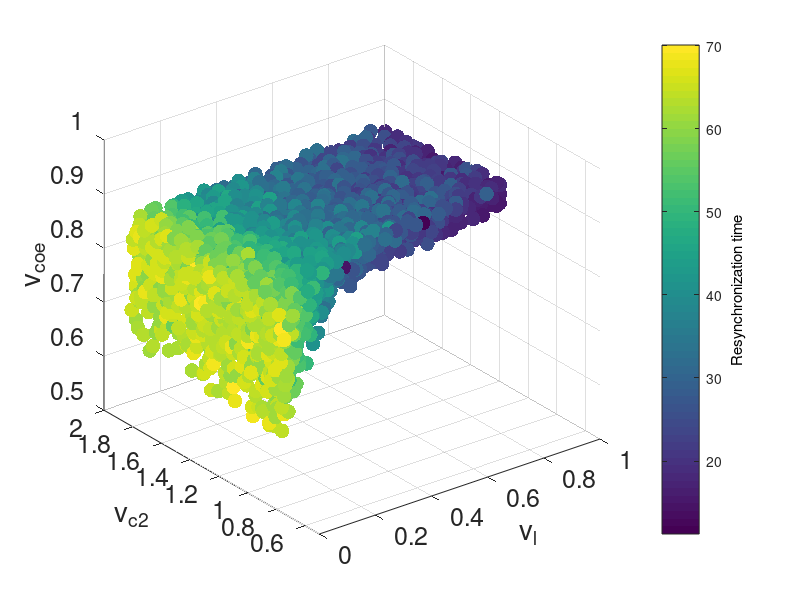
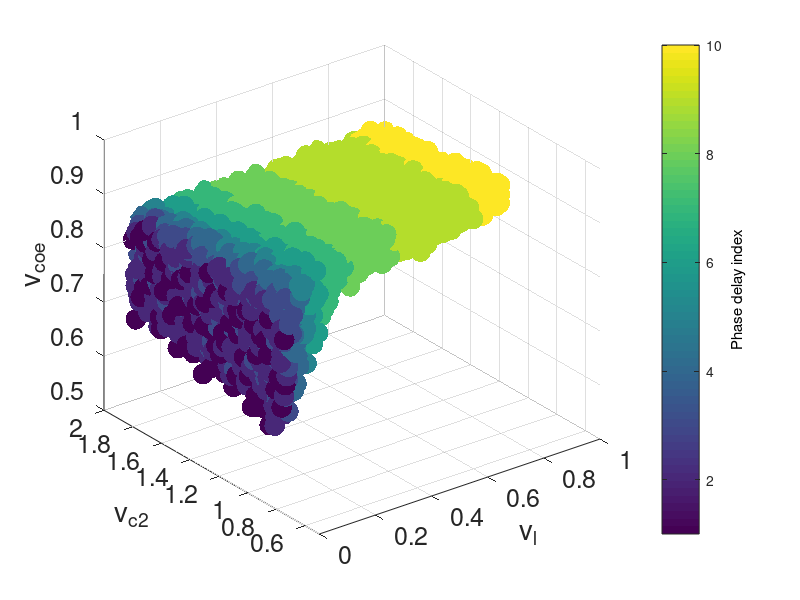
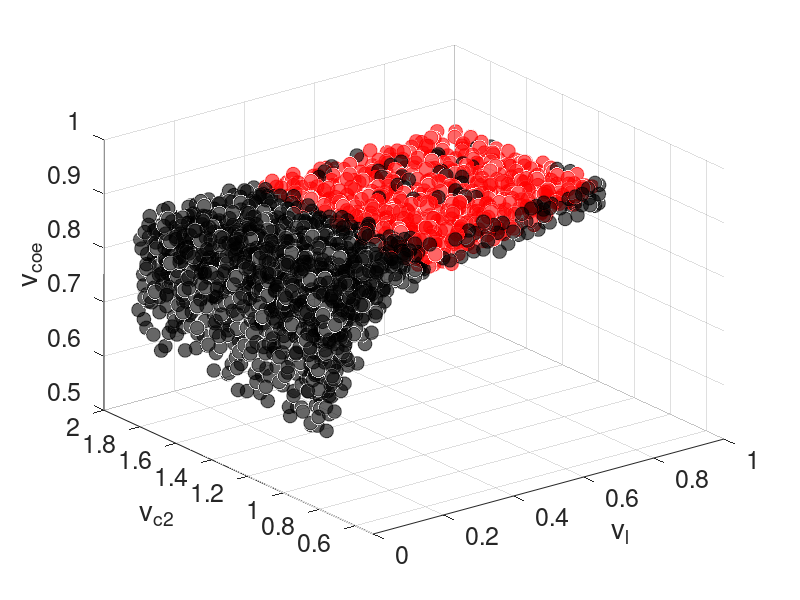
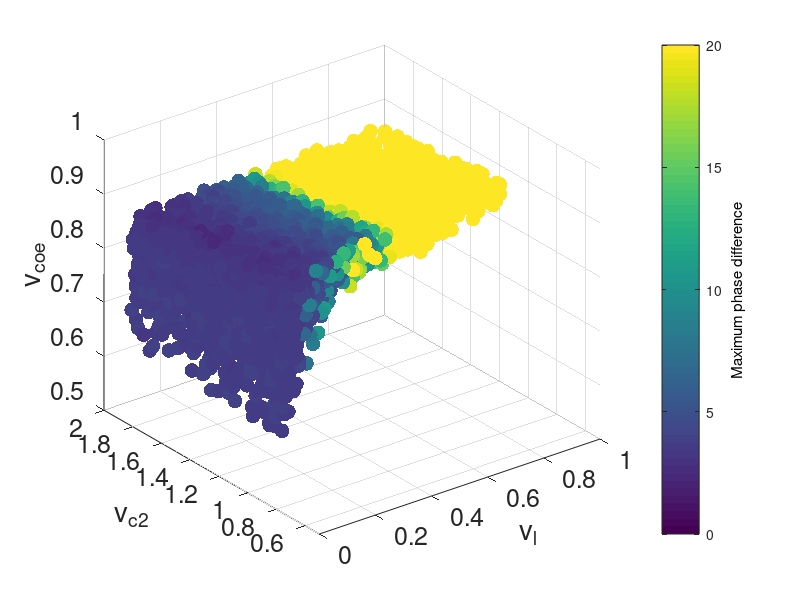

Source code (MATLAB) for these figures, in order:
%% Plot resynchronization time in parametric space
load select_0215_shift.txt
select_0215_shift1=[];
for n=1:length(select_0215_shift(:,1))
    if select_0215_shift(n,4)<100  & select_0215_shift(n,4)>0
  select_0215_shift1=[select_0215_shift1;select_0215_shift(n,:)]; 
    end
end
figure
    scatter3(select_0215_shift1(:,1), select_0215_shift1(:,2),select_0215_shift1(:,3),1000,select_0215_shift1(:,4),'.');

Color=[1,1,0;
    1,0.666666666666667,0;
    1,0.333333333333333,0;
    1,0,0];
colormap=(sort(Color, 'ascend'));
%caxis([20 80])
h=colorbar;
set(get(h,'label'),'string','Resynchronization time');
xlabel('v_l');ylabel('v_c_2');zlabel('v_c_o_e')
xlim([0 1]);ylim([0.5 2]);zlim([0.5 1]);
set(gca,'fontsize', 18);
%% Plot phase delay index
load select_0215_combineddd.txt
select=[];
for i=1:length(select_0215_combineddd(:,1))
    if select_0215_combineddd(i,6)>0
        select=[select;select_0215_combineddd(i,:)];
    end
end
figure
scatter3(select(:,1), select(:,2),select(:,3),2000,select(:,6),'.')
Color=[1,1,0;
    1,0.666666666666667,0;
    1,0.333333333333333,0;
    1,0,0];
colormap=(sort(Color, 'descend'));
h=colorbar;
%caxis([1 10])
set(get(h,'label'),'string','Phase delay index');
xlabel('v_l');ylabel('v_c_2');zlabel('v_c_o_e')
xlim([0 1]);ylim([0.5 2]);zlim([0.5 1]);
set(gca,'fontsize', 18);
%% Plot alternating shift work
load select_0215_combineddd.txt
select1=[]; select2=[];
for i=1:length(select_0215_combineddd(:,1))
    if select_0215_combineddd(i,4)<=100
    if abs(select_0215_combineddd(i,5))<=0.1
        select1=[select1;select_0215_combineddd(i,:)];
    else
        select2=[select2;select_0215_combineddd(i,:)];
    end
    end
end

figure
scatter3(select1(:,1), select1(:,2),select1(:,3),100,'MarkerFaceColor','r','MarkerEdgeColor','r','MarkerFaceAlpha',0.6,'MarkerEdgeAlpha',0.6);
hold on
scatter3(select2(:,1), select2(:,2),select2(:,3),100,'MarkerFaceColor','k','MarkerEdgeColor','k','MarkerFaceAlpha',0.6,'MarkerEdgeAlpha',0.6);
xlabel('v_l');ylabel('v_c_2');zlabel('v_c_o_e')
xlim([0 1]);ylim([0.5 2]);zlim([0.5 1]);
set(gca,'fontsize', 18);
%% Plot transient shift work
load select_0215_combineddd.txt

figure
select=[];
for i=1:length(select_0215_combineddd(:,1))
    if select_0215_combineddd(i,7)<30 & select_0215_combineddd(i,7)>1
        select=[select;select_0215_combineddd(i,:)];
    end
end
scatter3(select(:,1), select(:,2),select(:,3),1000,select(:,7),'.')
Color=[1,1,0;
    1,0.666666666666667,0;
    1,0.333333333333333,0;
    1,0,0];
colormap=(sort(Color, 'descend'));
h=colorbar;
caxis([0 20])
set(get(h,'label'),'string','Maximum phase difference');
xlim([0 1]);ylim([0.5 2]);zlim([0.5 1]);
xlabel('v_l');ylabel('v_c_2');zlabel('v_c_o_e')
set(gca,'fontsize', 18);
%% Correlation between jet lag/shift work properties
load select_0215_combineddd.txt

figure
ttl={'Main view','Left view','Above view','Three-dimensional view'};
select1=[]; select2=[];
for i=1:length(select_0215_combineddd(:,1))
    if select_0215_combineddd(i,4)>1 & select_0215_combineddd(i,4)<100
        if select_0215_combineddd(i,7)>1 
        if abs(select_0215_combineddd(i,5))<0.05 
        select1=[select1;select_0215_combineddd(i,:)];
     
        end
        end
    end
end
for i=1:length(select_0215_combineddd(:,1))
    if select_0215_combineddd(i,4)>1 & select_0215_combineddd(i,4)<100
        if select_0215_combineddd(i,7)>1 
        if abs(select_0215_combineddd(i,5))>0.05 
        select2=[select2;select_0215_combineddd(i,:)];
     
        end
        end
    end
end
plot3(select1(:,4),select1(:,7), select1(:,6),'ro','linewidth',2)
hold on
scatter3(select2(:,4),select2(:,7), select2(:,6),'ko','linewidth',2)
lw=4;
scatter3(select1(:,4),select1(:,7), zeros(length(select1(:,6)),1),'r.','linewidth',lw,'MarkerEdgeAlpha',0.6)
scatter3(select2(:,4),select2(:,7), zeros(length(select2(:,6)),1),'k.','linewidth',lw,'MarkerEdgeAlpha',0.6)
grid on
%xlabel('Resynchronization time (days)')
%ylabel('Maximum phase difference (h)')
%zlabel('Phase delay index (h)')
set(gca,'fontsize', 16);

figure
angle={[0,0],[-90,0],[0 90],[-37.5,30]};
for i=1:4
subplot(2,2,i);

scatter3(select1(:,4), select1(:,7),select1(:,6),200,'MarkerFaceColor','r','MarkerEdgeColor','r','MarkerFaceAlpha',0.6,'MarkerEdgeAlpha',0.6);
hold on
scatter3(select2(:,4), select2(:,7),select2(:,6),200,'MarkerFaceColor','k','MarkerEdgeColor','k','MarkerFaceAlpha',0.6,'MarkerEdgeAlpha',0.6);
xlabel('Resynchronization Time (days)')
ylabel('Maximum phase difference (h)')
zlabel('Phase delay index (h)')

xx=0:1:80;yy=0:1:25;zz=0:1:11;
hold on
p=polyfit(select_0215_combineddd(:,4),select_0215_combineddd(:,7),1);
yy1=p(1)*xx+p(2);
plot3(xx,yy1,zeros(1,length(xx)),'b--','linewidth',4)

p=polyfit(select_0215_combineddd(:,7),select_0215_combineddd(:,6),1);
zz1=p(1)*yy+p(2);
plot3(zeros(1,length(yy)),yy,zz1,'b--','linewidth',4)

hold on
p=polyfit(select_0215_combineddd(:,4),select_0215_combineddd(:,6),1);
zz1=p(1)*xx+p(2);
plot3(xx,zeros(1,length(xx)),zz1,'b--','linewidth',4)
x=select_0215_combineddd(:,4);
y=select_0215_combineddd(:,7);
z=select_0215_combineddd(:,6);
lineData=[x,y,z]; 

xyz0(1)=mean(x);
xyz0(2)=mean(y);
xyz0(3)=mean(z); %Fit point coordinates
% Singular value decomposition calculation direction vector
% Singular transformation of covariance matrix
% The direction of the resulting straight line is actually the same as the singular vector corresponding to the largest singular value
 centeredLine=bsxfun(@minus,lineData,xyz0);
 [U,S,V]=svd(centeredLine);
 direction=V(:,1);%Direction vector


t=-100:0.1:100;
xx=xyz0(1)+direction(1)*t;
yy=xyz0(2)+direction(2)*t;
zz=xyz0(3)+direction(3)*t;
xlim([0 80]);ylim([0 25]);zlim([0 10]);
set(gca,'fontsize', 16);
view(angle{i});title(ttl{i});
end
